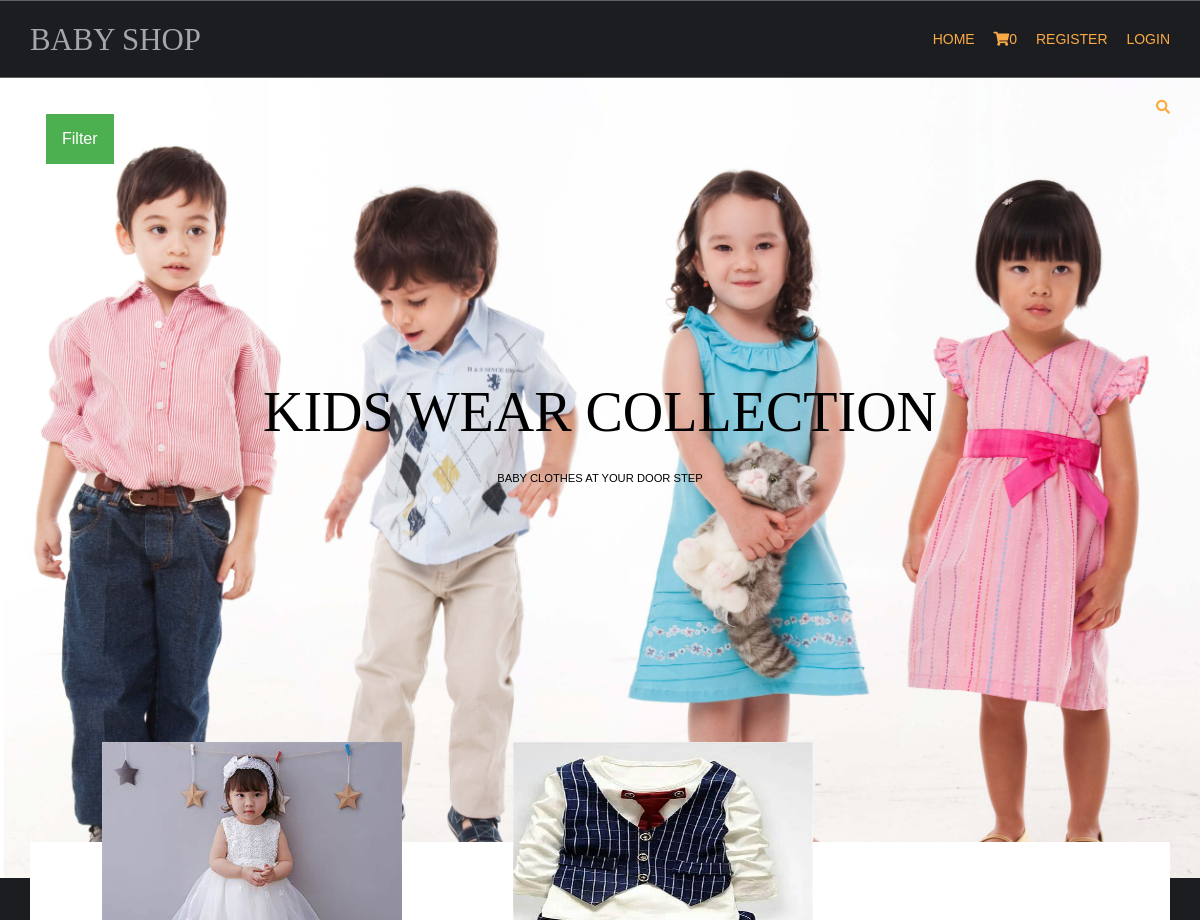
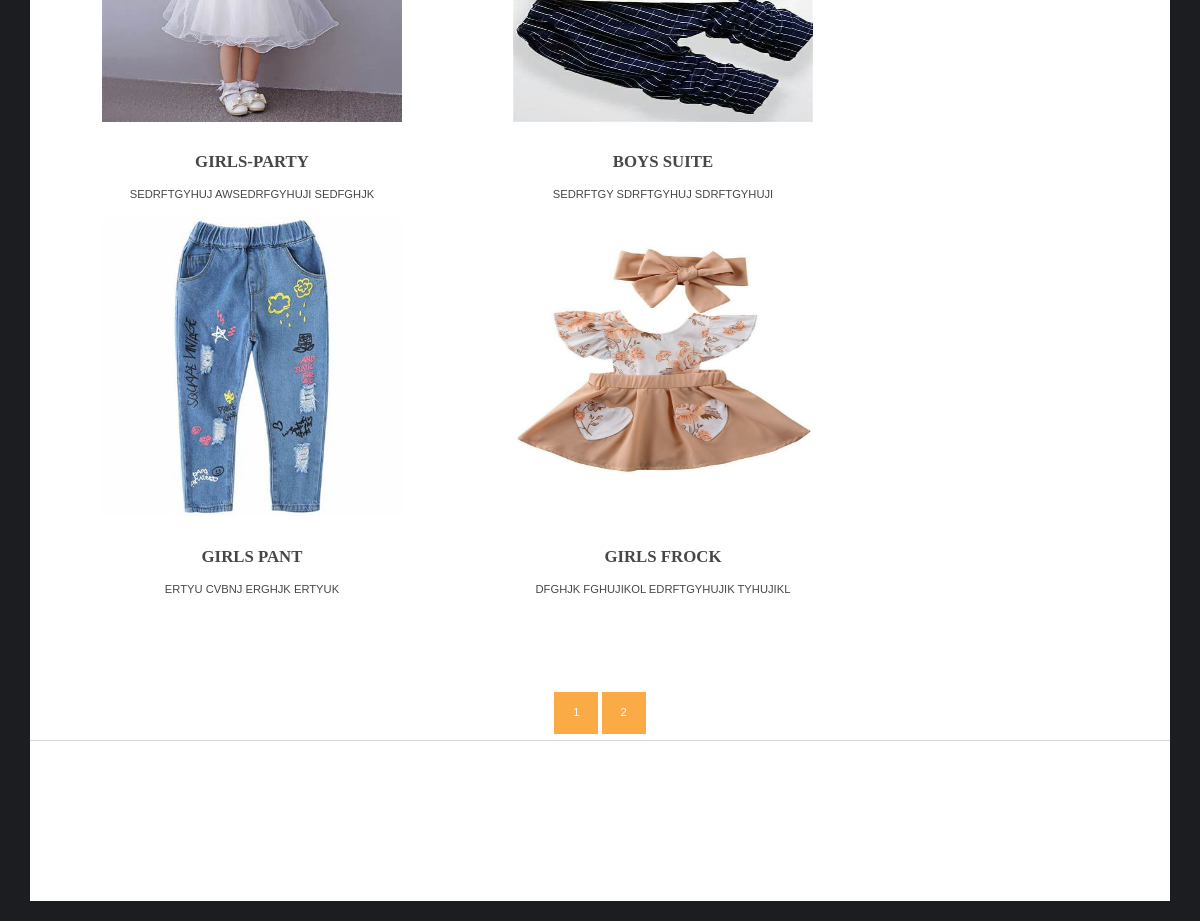
The page / on the database its author committed (2 pictures, top to bottom).
### shop/models.py (models this page shows, shortened)
class products(models.Model):
    name=models.CharField(max_length=150,unique=True)
    slug=models.SlugField(max_length=150,unique=True)
    img=models.ImageField()
    desc=models.TextField()
    stock=models.IntegerField()
    available=models.BooleanField()
    price=models.IntegerField()
    category=models.ForeignKey(categ,on_delete=models.CASCADE)
    def get_url(self):
         return reverse('details',args=[self.category.slug,self.slug])

### shop/views.py (the view)
# urls.py: path('',views.home,name='home'),
def home(request,c_slug=None):
    c_page=None
    prodt=None
    if c_slug!=None:
        c_page=get_object_or_404(categ,slug=c_slug)
        prodt=products.objects.filter(category=c_page,available=True)
    else:
        prodt=products.objects.all().filter(available=True)
    ct=categ.objects.all()
    prodt=products.objects.all()
    paginator=Paginator(prodt,4)
    try:
        page=int(request.GET.get('page','1'))
    except:
        page=1
    try:
        pro=paginator.page(page)
    except(EmptyPage,InvalidPage):
        pro=paginator.page(paginator.num_pages)
    return render(request,'home.html',{'pr':prodt,'ct':ct,'pg':pro})

### cart/context_processor.py (called while the page is built)
def count(request):
    item_count=0
    if 'admin' in request.path:
        return{}
    else:
        try:
            ct=Cartlist.objects.filter(cart_id=c_id(request))
            cti=items.objects.all().filter(cart=ct[:1])
            for c in cti:
                item_count+=c.quantity
        except Cartlist.DoesNotExist:
            item_count=0
        return dict(itc=item_count)

### cart/views.py (called while the page is built)
def c_id(request):
    ct_id=request.session.session_key
    if not ct_id:
        ct_id=request.session.create()
    return ct_id

### shop/models.py (called while the page is built)
    def get_url(self):
        return reverse('prod_cat',args=[self.slug])

### templates/home.html (shortened to what this page needs)
{% extends 'base.html' %}
{% load static %}
{% block content %}
<html lang="">
<head>
<link href="{% static 'pr/layout/styles/layout.css' %}" rel="stylesheet" type="text/css" media="all">
</head>
<body id="top">
<div class="abcd" style="background-image:url({% static 'pr/images/demo/backgrounds/R.jpg' %});">
  <div class="wrapper row0">
    <div id="topbar" class="hoc clear">
  <div class="fl_right">
    <ul class="nospace">
      <li id="searchform">
      </li>
    </ul>
  </div>
  <div class="dropdown">
    <button class="dropbtn">Filter</button>
  </div>
  <div>
  <div id="pageintro" class="hoc clear">
    <article>
      <h3 class="heading" style="color:black">kids wear collection</h3>
      <p style="color:black">baby clothes at your door step</p>
    </article>
  </div>
</div>
<div class="wrapper row3">
  <main class="hoc container clear">
    <section id="introblocks">
      <ul class="nospace group btmspace-80">
        {% for i in pg.object_list %}
        <li class="one_third ">
          <figure><a class="imgover" href="{{i.get_url}}"><img src="{{i.img.url}}"  alt="" style="width:300; height:300"></a>
            <figcaption>
              <h6 class="heading">{{i.name}}</h6>
              <p>{{i.desc|truncatewords:7}}</p>
            </figcaption>
          </figure>
        </li>
        {% endfor %}
      </ul>
    </section>
    <center>
      {% for p in pg.paginator.page_range %}
      <a href="?page={{p}}" class="btn btn-light btn-sm {% if pg.number == p %} activate {% endif %}">{{p}}</a>
      {% endfor %}
    </center>
    <hr class="btmspace-80">
    </main>
    </div>
  </div>
  </body>
  </html>
  {% endblock %}

### templates/base.html (shortened to what this page needs)
{% load static %}
<html lang="">
<head>
<link href="{% static 'pr/layout/styles/layout.css' %}" rel="stylesheet" type="text/css" media="all">
</head>
<body id="top">
  <div class="wrapper row1">
    <header id="header" class="hoc clear">
      <div id="logo" class="fl_left">
        <h1><a href="/">baby shop</a></h1>
      </div>
      <nav id="mainav" class="fl_right">
        <ul class="clear">
          <li class="active"><a href="/">Home</a></li>
          <li class="active"><a href="{% url 'cartdetails' %}"><i class="fa fa-shopping-cart" style="font-size:14px"></i>{{itc}}</a></li>
          {% if user.is_authenticated %}
          <li>Hai {{user.username}}</li>
          <li class="active"><a href="{% url 'logout' %}">Logout</a></li>
          {% else %}
          <li class="active"><a href="{% url 'register' %}">Register</a></li>
          <li class="active"><a href="{% url 'login' %}">Login</a></li>
          {% endif %}
        </ul>
      </nav>
    </header>
  </div>
{% block content %}
{% endblock %}
</body>
</html>

### static/pr/layout/styles/layout.css (style rules this page uses)
.row1 { border:solid; border-width:1px 0; }
#topbar { padding:20px 0; font-size:.8rem; text-transform:uppercase; }
#topbar ul li { display:inline-block; margin-right:15px; }
#topbar ul li:last-child { margin-right:0; padding-right:0; border-right:none; }
#topbar #searchform { position:relative; line-height:1; z-index:9999; }
#topbar #searchform::after { display:block; height:18px; line-height:18px; padding:0; font-family:"Font Awesome\ 5 Free"; font-weight:900; font-size:1rem; content:"\f002"; }
#topbar #searchform ::placeholder { text-transform:capitalize; }
#header #logo { margin:22px 0 0 0; }
#header #logo h1 { margin:0; padding:0; font-size:2.2rem; text-transform:uppercase; }
#pageintro { padding:200px 0 300px; }
#pageintro article, #pageintro article p { display:block; max-width:75%; margin:0 auto; text-align:center; }
#pageintro article p { max-width:65%; line-height:2rem; }
#pageintro .heading { margin-bottom:20px; font-size:4rem; }
.container { padding:80px 0; }
#introblocks { display:block; position:relative; margin:-180px 0 0 0; z-index:1; text-align:center; }
#introblocks figure figcaption { display:block; padding:30px 0 0 0; text-align:center; }
#introblocks figure figcaption .heading { font-size:1.2rem; font-weight:700; margin-bottom:0; }
*, *::before, *::after { transition:all .3s ease-in-out; }
nav ul, nav ol { margin:0; padding:0; list-style:none; }
#mainav, #breadcrumb, .sidebar nav { line-height:normal; }
#mainav ul { text-transform:uppercase; }
#mainav li { display:inline-block; position:relative; margin:0 15px 0 0; padding:0; }
#mainav li:last-child { margin-right:0; }
#mainav li a { display:block; padding:30px 0; }
body { color:#A5A6AA; background-color:#1C1D21; }
a { color:#FBAB45; }
hr, .borderedbox { border-color:#D7D7D7; }
.btn, .btn.inverse:hover { color:#FFFFFF; background-color:#FBAB45; border-color:#FBAB45; }
.imgover, .imgover:hover::after { color:#FFFFFF; }
.row1 { border-color:rgba(255,255,255,.3); }
.row3 { color:#474747; background-color:#FFFFFF; }
#topbar #searchform { color:#FBAB45; }
#header #logo h1 a { color:inherit; }
#pageintro { color:#FFFFFF; }
#mainav li a { color:inherit; }
#mainav .active a, #mainav a:hover, #mainav li:hover > a { color:#FBAB45; background-color:inherit; }
@media screen and (min-width:1140px) { .hoc { max-width:1140px; } }

### templates/home.html (style rules this page uses)
.dropbtn { background-color: #4CAF50; color: white; padding: 16px; font-size: 16px; border: none; cursor: pointer; }
.dropdown { position: relative; display: inline-block; padding: 16px; }
.abcd { height:100%; background-position: center; background-repeat: no-repeat; background-size: cover; }

### rows shown on the page
products: img (picture), name "GIRLS-PARTY", desc "SEDRFTGYHUJ AWSEDRFGYHUJI SEDFGHJK"
products: img (picture), name "BOYS SUITE", desc "SEDRFTGY SDRFTGYHUJ SDRFTGYHUJI"
products: img (picture), name "GIRLS PANT", desc "ERTYU CVBNJ ERGHJK ERTYUK"
products: img (picture), name "GIRLS FROCK", desc "DFGHJK FGHUJIKOL EDRFTGYHUJIK TYHUJIKL"

### other values the page prints
{{ itc }} "0"
{{ p }} "1" "2"
